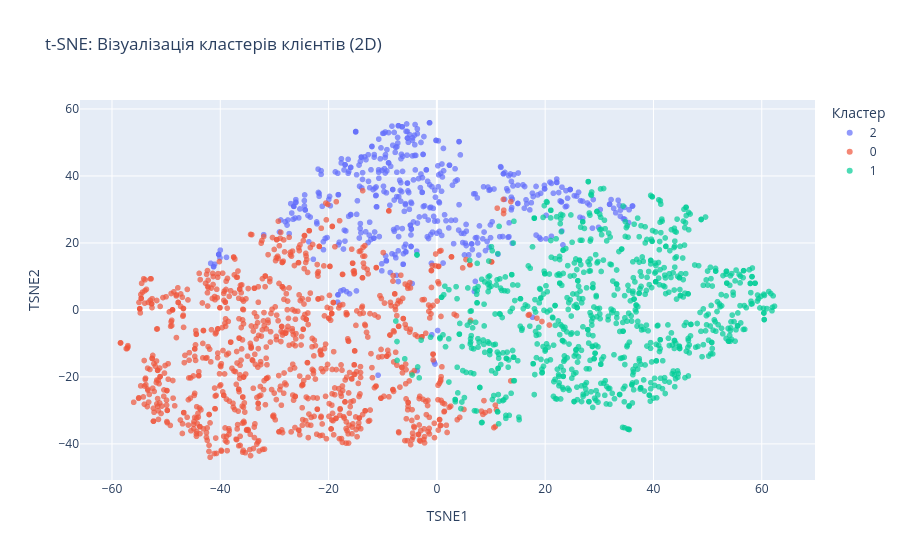

Notebook code cell kept with this figure:
### Markdown cell above
### Завдання 5: Візуалізація кластеризації за допомогою t-SNE

Ваше завдання — використати метод t-SNE для візуалізації результатів кластеризації клієнтів у двовимірному просторі. Метод t-SNE допомагає знизити розмірність даних та зберегти локальні структури в даних, що робить його ефективним для візуалізації високорозмірних даних. Ми також зможемо порівняти результат цього методу з РСА.

1. Використайте метод t-SNE для зниження розмірності до 2х вимірів даних, які включають ознаки всі, що і в завданні 1, а також були відмасштабовані перед пониженням розмірностей.

2. Створіть новий DataFrame з координатами, отриманими після застосування t-SNE, та додайте до нього мітки кластерів.

3. Побудуйте інтерактивний 2D-графік розподілу клієнтів, де кольором буде позначено різні кластери і проаналізуйте графік з рекомендаціями нижче (можливо треба буде вивести додаткові візуалізації чи таблиці для інтерпретації, але треба прям зрозуміти, які ознаки формують який кластер і чим кластери відрізняються одне від одного).

  **Опишіть отримані кластери з точки зору ознак.**

4. Опишіть відмінність графіка tSNE від PCA.

#### ЯК можна інтерпретувати з t-SNE?

Хоча t-SNE не надає "компонентів" як РСА, він забезпечує низьковимірне представлення даних, яке можна візуально інтерпретувати:

- **Кластери:** t-SNE особливо добре показує кластери подібних точок. Якщо ви бачите чітко визначені кластери на графіку t-SNE, це свідчить про наявність груп схожих спостережень у ваших даних. Проаналізувати їх можемо, якщо додамо дані в `hover_data` або якщо якісь з даних виведемо як розмір чи форма точок на візуалізації. Також корисно може бути вивести середні значення ознак по кластерам.
- **Локальна структура:** Відносне розташування точок одного кластеру на графіку t-SNE може допомогти вам зрозуміти, які дані подібні між собою.
- **Глобальна структура:** Будьте обережні; t-SNE менш надійний для відображення глобальних структур (наприклад, відстаней між кластерами) у порівнянні з PCA, бо t-SNE націлений на збереження саме локальних структур.

### Code cell
from sklearn.manifold import TSNE

tsne = TSNE(n_components=2, random_state=42, perplexity=30, n_iter=1000)
X_tsne = tsne.fit_transform(X_scaled)

df_tsne = pd.DataFrame(X_tsne, columns=['TSNE1', 'TSNE2'])
df_tsne['Cluster'] = cluster_labels.astype(str)

for col in features:
    df_tsne[col] = X_selected[col].values

fig = px.scatter(
    df_tsne,
    x='TSNE1', y='TSNE2',
    color='Cluster',
    hover_data=features,
    title='t-SNE: Візуалізація кластерів клієнтів (2D)',
    labels={'Cluster': 'Кластер'},
    opacity=0.7
)
fig.show()

### Figure 1 — Plotly figure (JSON) as saved in the notebook; plotly's stock layout.template omitted (floating-point values rounded to 4 significant figures; data arrays with more than 128 entries replaced by an {"elided": "..."} marker saying what was removed)
{"data": [{"customdata": {"elided": "455x7 int values"}, "hovertemplate": "Кластер=2<br>TSNE1=%{x}<br>TSNE2=%{y}<br>Income=%{customdata[0]}<br>Recency=%{customdata[1]}<br>NumStorePurchases=%{customdata[2]}<br>NumDealsPurchases=%{customdata[3]}<br>days_lifetime=%{customdata[4]}<br>years_customer=%{customdata[5]}<br>NumWebVisitsMonth=%{customdata[6]}<extra></extra>", "legendgroup": "2", "marker": {"color": "#636efa", "opacity": 0.7, "symbol": "circle"}, "mode": "markers", "name": "2", "showlegend": true, "type": "scattergl", "x": {"elided": "455 float values"}, "xaxis": "x", "y": {"elided": "455 float values"}, "yaxis": "y"}, {"customdata": {"elided": "961x7 int values"}, "hovertemplate": "Кластер=0<br>TSNE1=%{x}<br>TSNE2=%{y}<br>Income=%{customdata[0]}<br>Recency=%{customdata[1]}<br>NumStorePurchases=%{customdata[2]}<br>NumDealsPurchases=%{customdata[3]}<br>days_lifetime=%{customdata[4]}<br>years_customer=%{customdata[5]}<br>NumWebVisitsMonth=%{customdata[6]}<extra></extra>", "legendgroup": "0", "marker": {"color": "#EF553B", "opacity": 0.7, "symbol": "circle"}, "mode": "markers", "name": "0", "showlegend": true, "type": "scattergl", "x": {"elided": "961 float values"}, "xaxis": "x", "y": {"elided": "961 float values"}, "yaxis": "y"}, {"customdata": {"elided": "823x7 int values"}, "hovertemplate": "Кластер=1<br>TSNE1=%{x}<br>TSNE2=%{y}<br>Income=%{customdata[0]}<br>Recency=%{customdata[1]}<br>NumStorePurchases=%{customdata[2]}<br>NumDealsPurchases=%{customdata[3]}<br>days_lifetime=%{customdata[4]}<br>years_customer=%{customdata[5]}<br>NumWebVisitsMonth=%{customdata[6]}<extra></extra>", "legendgroup": "1", "marker": {"color": "#00cc96", "opacity": 0.7, "symbol": "circle"}, "mode": "markers", "name": "1", "showlegend": true, "type": "scattergl", "x": {"elided": "823 float values"}, "xaxis": "x", "y": {"elided": "823 float values"}, "yaxis": "y"}], "layout": {"legend": {"title": {"text": "Кластер"}, "tracegroupgap": 0}, "title": {"text": "t-SNE: Візуалізація кластерів клієнтів (2D)"}, "xaxis": {"anchor": "y", "domain": [0, 1], "title": {"text": "TSNE1"}}, "yaxis": {"anchor": "x", "domain": [0, 1], "title": {"text": "TSNE2"}}}}
